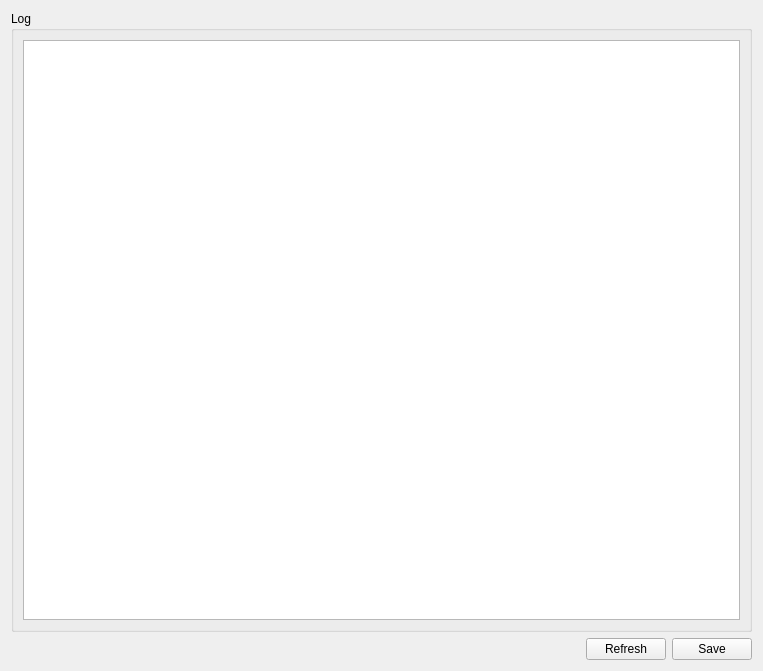
<?xml version="1.0" encoding="UTF-8"?>
<ui version="4.0">
 <class>FormLog</class>
 <widget class="QWidget" name="FormLog">
  <property name="geometry">
   <rect>
    <x>0</x>
    <y>0</y>
    <width>763</width>
    <height>671</height>
   </rect>
  </property>
  <property name="windowTitle">
   <string>Log</string>
  </property>
  <layout class="QGridLayout" name="gridLayout_2">
   <item row="0" column="0" colspan="3">
    <widget class="QGroupBox" name="groupBox">
     <property name="title">
      <string>Log</string>
     </property>
     <layout class="QGridLayout" name="gridLayout">
      <item row="0" column="0">
       <widget class="QListWidget" name="listWidget"/>
      </item>
     </layout>
    </widget>
   </item>
   <item row="1" column="0">
    <spacer name="horizontalSpacer">
     <property name="orientation">
      <enum>Qt::Horizontal</enum>
     </property>
     <property name="sizeHint" stdset="0">
      <size>
       <width>570</width>
       <height>20</height>
      </size>
     </property>
    </spacer>
   </item>
   <item row="1" column="1">
    <widget class="QPushButton" name="pushButtonRefresh">
     <property name="text">
      <string>Refresh</string>
     </property>
    </widget>
   </item>
   <item row="1" column="2">
    <widget class="QPushButton" name="pushButtonSave">
     <property name="text">
      <string>Save</string>
     </property>
    </widget>
   </item>
  </layout>
 </widget>
 <resources/>
 <connections/>
</ui>
